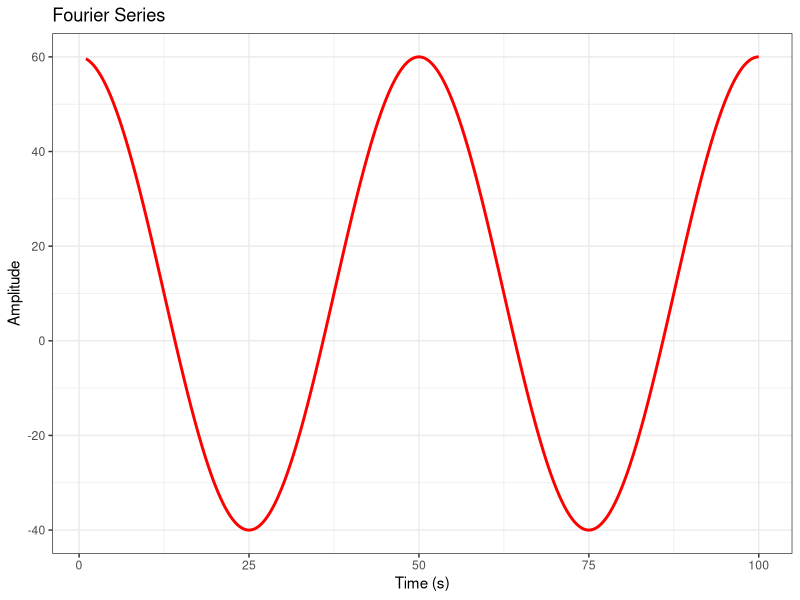

Recreate this plot in R.
## ---- chunk 1
library(ggplot2)
params <- list(10,50,50,0)
names(params) <- c("magnitude", "period", "amplitude", "phase")
x<-seq(1,100, by=0.01)
y<- params$magnitude + params$amplitude * 
  cos(2*pi * x/params$period+ params$phase)
df<-data.frame(x=x, y=y)

p<-ggplot(df, aes(x = x, y=y)) + 
            geom_line(col = "red", size=1) +
            theme_bw() + 
            xlab("Time (s)") + ylab("Amplitude") + 
            ggtitle("Fourier Series") 
plot(p)
